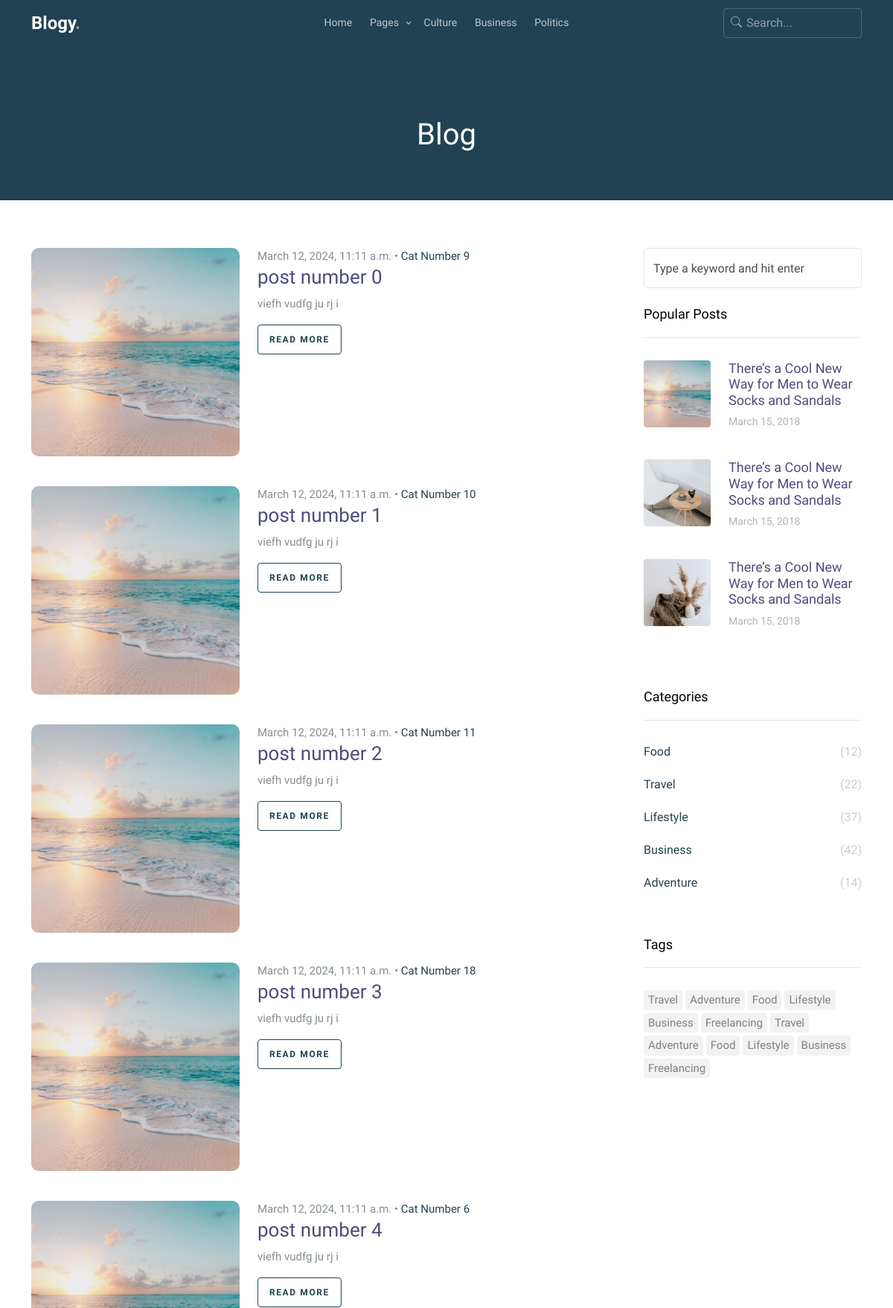
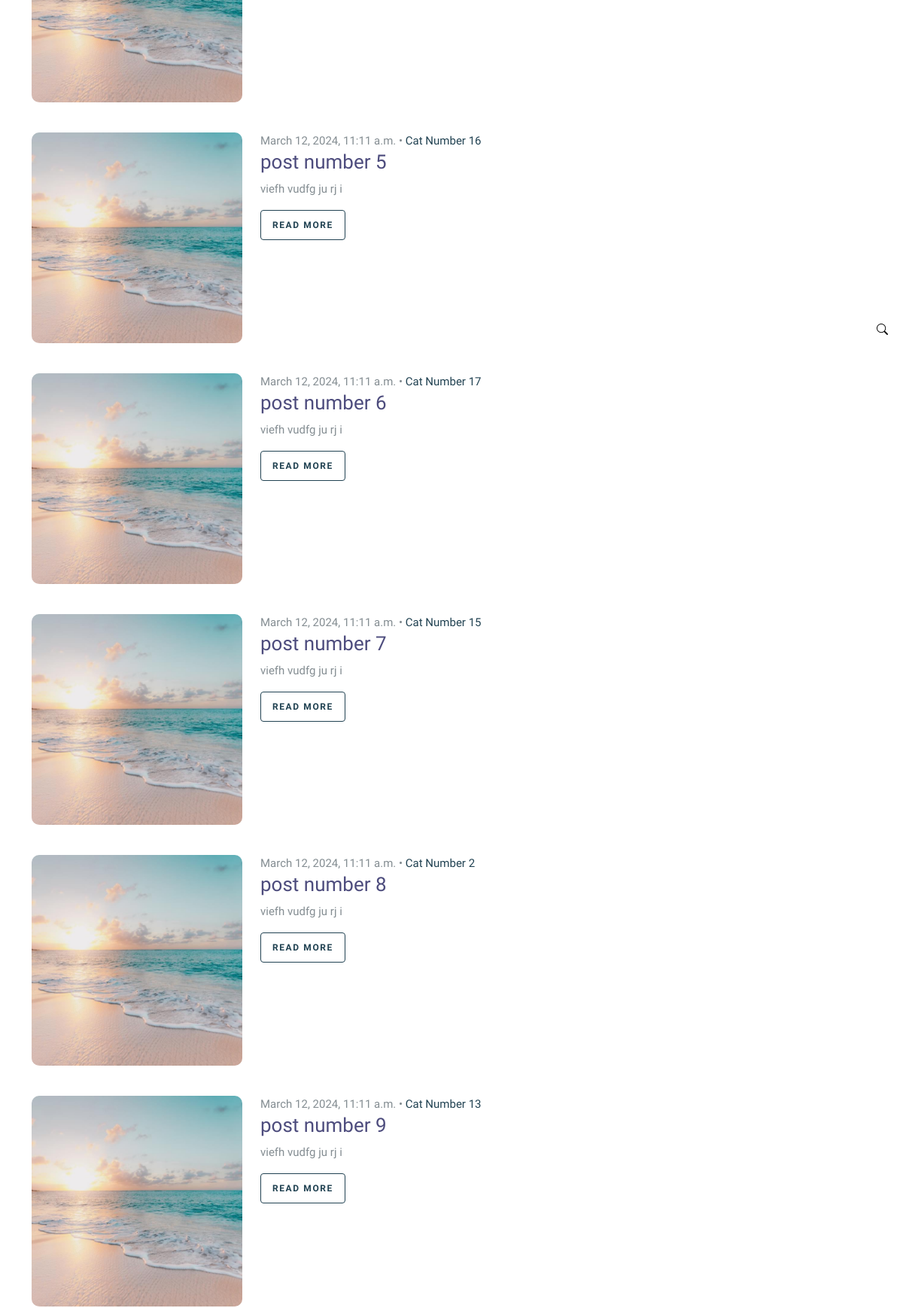
/posts/ (upper part), run on the app's committed database (2 pictures, top to bottom).
### posts/models.py (models this page shows, shortened)
class Post(models.Model):
    title = models.CharField(max_length=200)
    category = models.ForeignKey(Category, on_delete=models.SET_NULL, null=True, blank=True)
    overview = models.CharField(max_length=400)
    content = models.TextField()
    likes = models.PositiveSmallIntegerField(default=0)
    author = models.ForeignKey(User, on_delete=models.CASCADE)  # Example: Associate posts with users
    created_at = models.DateTimeField(auto_now_add=True)
    updated_at = models.DateTimeField(auto_now=True)

class Category(models.Model):
    title = models.CharField(max_length=50)
    def __str__(self):
        return self.title

### posts/views.py (the view)
# urls.py: path('posts/', include('posts.urls')),
def posts(request):
    posts = models.Post.objects.select_related('category').all()
    paginator = Paginator(posts, 10)
    page = request.GET.get('page')
    try:
        paginated_posts = paginator.page(page)
    except PageNotAnInteger:
        paginated_posts = paginator.page(1)
    except EmptyPage:
        paginated_posts = paginator.page(paginator.num_pages)
    pages  = []
    start_page = max(paginated_posts.number - 2, 2)
    end_page = min(paginated_posts.number + 2, paginator.num_pages - 1)
    if paginated_posts.number < 2:
        end_page += 3
    if paginated_posts.number == 2:
        end_page += 2
    if paginated_posts.number > paginator.num_pages - 1:
        start_page -= 3
    if paginated_posts.number == paginator.num_pages - 1:
        start_page -= 2
    for page_num in range(start_page, end_page + 1):
        pages.append(page_num)
    ctx = {
        'posts': paginated_posts,
        'pages': pages,
        'paginator': paginator,
    }
    return render(request, 'posts/blog.html', ctx)

### posts/templates/posts/blog.html (shortened to what this page needs)
{% extends "main/base.html" %} {% load static %}
{% block main %}
  <div class="hero overlay inner-page bg-primary py-5">
    <div class="container">
      <div class="row align-items-center justify-content-center text-center pt-5">
        <div class="col-lg-6">
          <h1 class="heading text-white mb-3" data-aos="fade-up">Blog</h1>
        </div>
      </div>
    </div>
  </div>
  <div class="section search-result-wrap">
    <div class="container">
      <div class="row posts-entry">
        <div class="col-lg-8">
          {% for post in posts %}
          <div class="blog-entry d-flex blog-entry-search-item">
            <a href="{% url "post" post.id %}" class="img-link me-4">
              <img src="{% static "main/images/img_1_sq.jpg" %}" alt="Image" class="img-fluid">
            </a>
            <div>
              <span class="date">{{post.created_at}} &bullet; <a href="#">{{post.category|title}}</a></span>
              <h2><a href="{% url "post" post.id %}">{{post.title}}</a></h2>
              <p>{{post.overview|truncatechars:100}}</p>
              <p><a href="{% url "post" post.id %}" class="btn btn-sm btn-outline-primary">Read More</a></p>
            </div>
          </div>
          {% endfor %}
        </div>
        <div class="col-lg-4 sidebar">
          <div class="sidebar-box search-form-wrap mb-4">
            <form action="#" class="sidebar-search-form">
              <span class="bi-search"></span>
              <input type="text" class="form-control" id="s" placeholder="Type a keyword and hit enter">
            </form>
          </div>
          <div class="sidebar-box">
            <h3 class="heading">Popular Posts</h3>
            <div class="post-entry-sidebar">
              <ul>
                <li>
                  <a href="">
                    <img src="{% static "main/images/img_1_sq.jpg" %}" alt="Image placeholder" class="me-4 rounded">
                    <div class="text">
                      <h4>There’s a Cool New Way for Men to Wear Socks and Sandals</h4>
                      <div class="post-meta">
                        <span class="mr-2">March 15, 2018 </span>
                      </div>
                    </div>
                  </a>
                </li>
                <li>
                  <a href="">
                    <img src="{% static "main/images/img_2_sq.jpg" %}" alt="Image placeholder" class="me-4 rounded">
                    <div class="text">
                      <h4>There’s a Cool New Way for Men to Wear Socks and Sandals</h4>
                      <div class="post-meta">
                        <span class="mr-2">March 15, 2018 </span>
                      </div>
                    </div>
                  </a>
                </li>
                <li>
                  <a href="">
                    <img src="{% static "main/images/img_3_sq.jpg" %}" alt="Image placeholder" class="me-4 rounded">
                    <div class="text">
                      <h4>There’s a Cool New Way for Men to Wear Socks and Sandals</h4>
                      <div class="post-meta">
                        <span class="mr-2">March 15, 2018 </span>
                      </div>
                    </div>
                  </a>
                </li>
              </ul>
            </div>
          </div>
          <div class="sidebar-box">
            <h3 class="heading">Categories</h3>
            <ul class="categories">
              <li><a href="#">Food <span>(12)</span></a></li>
              <li><a href="#">Travel <span>(22)</span></a></li>
              <li><a href="#">Lifestyle <span>(37)</span></a></li>
              <li><a href="#">Business <span>(42)</span></a></li>
              <li><a href="#">Adventure <span>(14)</span></a></li>
            </ul>
          </div>
          <div class="sidebar-box">
            <h3 class="heading">Tags</h3>
            <ul class="tags">
              <li><a href="#">Travel</a></li>
              <li><a href="#">Adventure</a></li>
              <li><a href="#">Food</a></li>
              <li><a href="#">Lifestyle</a></li>
              <li><a href="#">Business</a></li>
              <li><a href="#">Freelancing</a></li>
              <li><a href="#">Travel</a></li>
              <li><a href="#">Adventure</a></li>
              <li><a href="#">Food</a></li>
              <li><a href="#">Lifestyle</a></li>
              <li><a href="#">Business</a></li>
              <li><a href="#">Freelancing</a></li>
            </ul>
          </div>
        </div>
      </div>
    </div>
  </div>
  {% endblock main %}

### main/templates/main/base.html (shortened to what this page needs)
{% load static %}
<!doctype html>
<html lang="en">
<head>
	<link rel="stylesheet" href="{% static "main/fonts/icomoon/style.css" %}">
	<link rel="stylesheet" href="{% static "main/fonts/flaticon/font/flaticon.css" %}">
	<link rel="stylesheet" href="https://cdn.jsdelivr.net/npm/bootstrap-icons@1.8.1/font/bootstrap-icons.css">
	<link rel="stylesheet" href="{% static "main/css/tiny-slider.css" %}">
	<link rel="stylesheet" href="{% static "main/css/aos.css" %}">
	<link rel="stylesheet" href="{% static "main/css/glightbox.min.css" %}">
	<link rel="stylesheet" href="{% static "main/css/style.css" %}">
	<link rel="stylesheet" href="{% static "main/css/flatpickr.min.css" %}">
</head>
<body>
	<header>
		{% include "main/partials/shared/_nav.html" %}
	</header>
    <main>
		{% block main %}{% endblock main %}
    </main>
  </body>
  </html>

### main/templates/main/partials/shared/_nav.html (shortened to what this page needs)
{% load static %}
<nav class="site-nav">
    <div class="container">
        <div class="menu-bg-wrap">
            <div class="site-navigation">
                <div class="row g-0 align-items-center">
                    <div class="col-2">
                        <a href="{% url "main" %}" class="logo m-0 float-start">Blogy<span class="text-primary">.</span></a>
                    </div>
                    <div class="col-8 text-center">
                        <ul class="js-clone-nav d-none d-lg-inline-block text-start site-menu mx-auto">
                            {% url "main" as main_url %}
                            <li {% if main_url == request.path_info %}class="active"{% endif %}><a href="{{main_url}}">Home</a></li>
                            {% url "pages" as pages_url %}
                            <li class="has-children {% if pages_url in request.path_info %}active{% endif %}">
                                <a href="{{pages_url}}">Pages</a>
                                    {% url "category" as category_url %}
                            </li>
                            <li><a href="{{category_url}}">Culture</a></li>
                            <li><a href="{{category_url}}">Business</a></li>
                            <li><a href="{{category_url}}">Politics</a></li>
                        </ul>
                    </div>
                    <div class="col-2 text-end">
                        <form action="{% url "search" %}" class="search-form d-none d-lg-inline-block">
                            <input type="text" name="q" class="form-control" placeholder="Search...">
                            <span class="bi-search"></span>
                        </form>
                    </div>
                </div>
            </div>
        </div>
    </div>
</nav>

### main/templates/main/partials/shared/_footer.html (shortened to what this page needs)
{% load static %}

### data on the page
Post: created_at "March 12, 2024, 11:11 a.m.", category "Cat Number 9", title "post number 0", overview "viefh vudfg ju rj i"
Post: created_at "March 12, 2024, 11:11 a.m.", category "Cat Number 10", title "post number 1", overview "viefh vudfg ju rj i"
Post: created_at "March 12, 2024, 11:11 a.m.", category "Cat Number 11", title "post number 2", overview "viefh vudfg ju rj i"
Post: created_at "March 12, 2024, 11:11 a.m.", category "Cat Number 18", title "post number 3", overview "viefh vudfg ju rj i"
Post: created_at "March 12, 2024, 11:11 a.m.", category "Cat Number 6", title "post number 4", overview "viefh vudfg ju rj i"
Post: created_at "March 12, 2024, 11:11 a.m.", category "Cat Number 16", title "post number 5", overview "viefh vudfg ju rj i"
Post: created_at "March 12, 2024, 11:11 a.m.", category "Cat Number 17", title "post number 6", overview "viefh vudfg ju rj i"
Post: created_at "March 12, 2024, 11:11 a.m.", category "Cat Number 15", title "post number 7", overview "viefh vudfg ju rj i"
Post: created_at "March 12, 2024, 11:11 a.m.", category "Cat Number 2", title "post number 8", overview "viefh vudfg ju rj i"
Post: created_at "March 12, 2024, 11:11 a.m.", category "Cat Number 13", title "post number 9", overview "viefh vudfg ju rj i"
